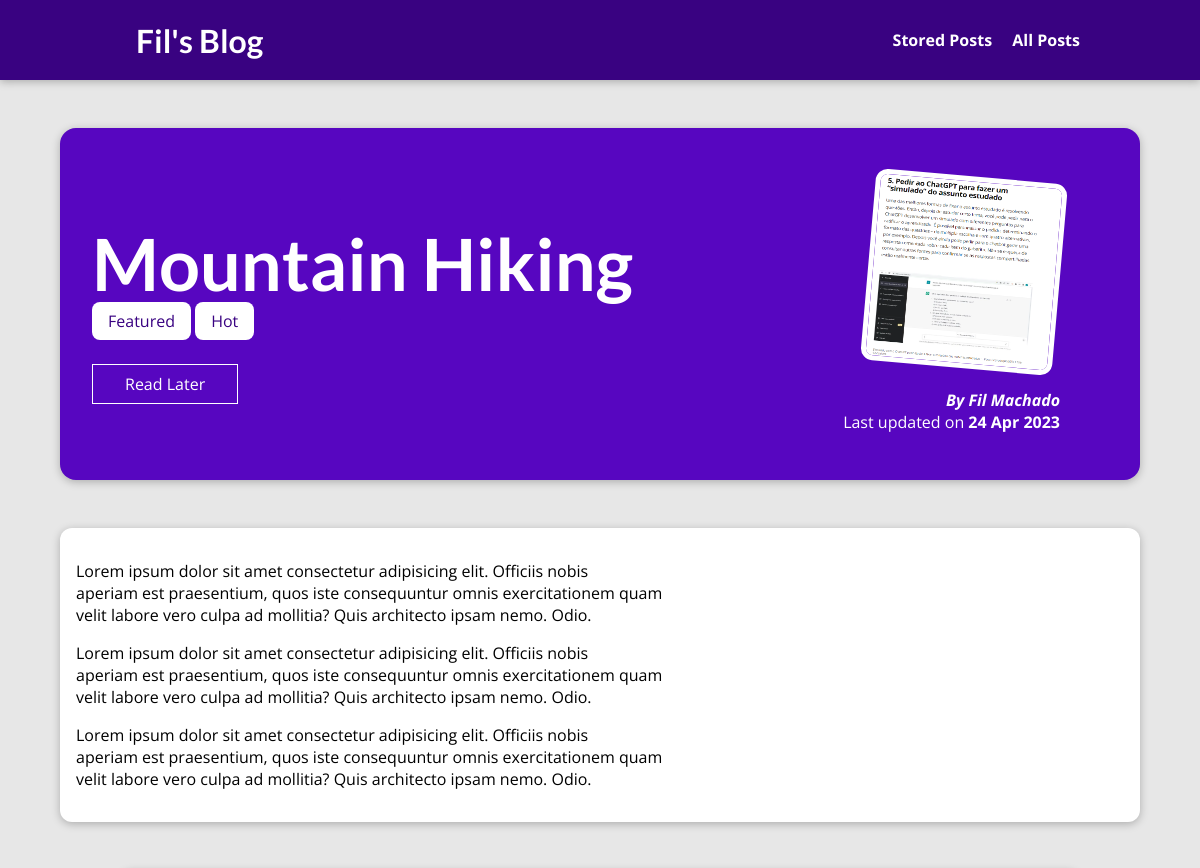
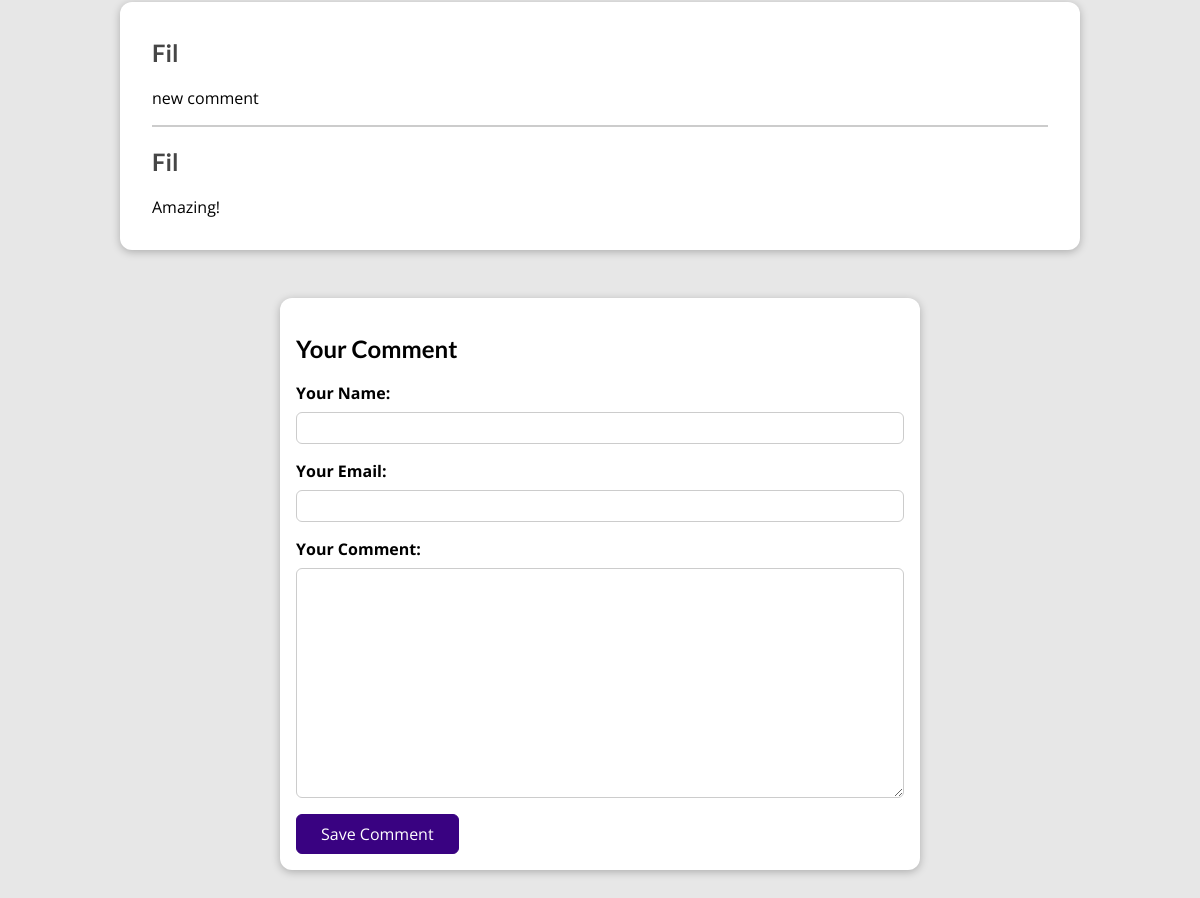
The page /posts/hike-in-the-mountains on the database its author committed (2 pictures, top to bottom).
### blog/models.py (models this page shows, shortened)
class Post(models.Model):
    title = models.CharField(max_length=100)
    excerpt = models.CharField(max_length=200)
    image = models.ImageField(upload_to="posts", null=True)
    date = models.DateField(auto_now=True)
    slug = models.SlugField(unique=True, db_index=True)
    content = models.TextField(validators=[MinLengthValidator(10)])
    author = models.ForeignKey(Author, on_delete=models.SET_NULL, null=True, related_name="posts")
    tags = models.ManyToManyField(Tag)

class Tag(models.Model):
    caption = models.CharField(max_length=20)

class Author(models.Model):
    first_name = models.CharField(max_length=100)
    last_name = models.CharField(max_length=100)
    email_address = models.EmailField()
    def full_name(self):
        return f"{self.first_name} {self.last_name}"
    def __str__(self):
        return self.full_name()

class Comment(models.Model):
    user_name = models.CharField(max_length=120)
    user_email = models.EmailField()
    text = models.TextField(max_length=400)
    post = models.ForeignKey(Post, on_delete=models.CASCADE, related_name="comments")

### blog/views.py (the view, shortened to what this page needs)
# urls.py: path("posts/<slug:slug>", views.SinglePostView.as_view(), name="post-detail-page"),  # /posts/my-first-post
class SinglePostView(View):
    def is_stored_post(self, request, post_id):
        stored_posts = request.session.get("stored_posts")
        if stored_posts is not None:
            is_saved_for_later = post_id in stored_posts
        else:
            is_saved_for_later = False
        return is_saved_for_later
    def get(self, request, slug):
        post = Post.objects.get(slug=slug)
        context = {
            "post": post,
            "post_tags": post.tags.all(),
            "comment_form": CommentForm(),
            "comments": post.comments.all().order_by("-id"),
            "saved_for_later": self.is_stored_post(request, post.id),
        }
        return render(request, "blog/post-detail.html", context)

### blog/forms.py
class CommentForm(forms.ModelForm):
    class Meta:
        model = Comment
        exclude = ["post"]
        labels = {
            "user_name": "Your Name",
            "user_email": "Your Email",
            "text": "Your Comment",
        }

### blog/templates/blog/post-detail.html (shortened to what this page needs)
{% extends "base.html" %}
{% load static %}
{% block css_files %}
  <link rel="stylesheet" href="{% static "blog/post-detail.css" %}">
{% endblock %}
{% block content %}
  <section id="summary">
    <h2>{{ post.title }}</h2>
    <div>
      {% for tag in post_tags %}
        <span class="tag">{{ tag.caption }}</span>
      {% endfor %}
    </div>
    <div id="read-later">
      <form action="{% url "read-later" %}" method="POST">
        <button>
          {% if saved_for_later %}
            Remove from "Read Later" List
          {% else %}
            Read Later
          {% endif %}
        </button>
      </form>
    </div>
    <article>
      <img src="{{ post.image.url }}" alt="{{ post.title }}"/>
      <address>By <a href="mailto:{{ post.author.email_address }}">{{ post.author }}</a></address>
      <div>
        Last updated on <time>{{ post.date|date:"d M Y" }}</time>
      </div>
    </article>
  </section>
  <main>
    {{ post.content|linebreaks }}
  </main>
  <section id="comments">
    <ul>
      {% for comment in comments %}
        <li>
          <h2>{{ comment.user_name }}</h2>
          <p>{{ comment.text|linebreaks }}</p>
        </li>
      {% endfor %}
    </ul>
  </section>
  <section id="comment-form">
    <h2>Your Comment</h2>
    <form action="{% url "post-detail-page" post.slug %}" method="POST">
      {% for form_field in comment_form %}
        <div class="form-control {% if form_field.errors %}invalid{% endif %}">
          {{ form_field.label_tag }}
          {{ form_field }}
        </div>
      {% endfor %}
      <button>Save Comment</button>
    </form>
  </section>
{% endblock %}

### static/app.css (style rules this page uses)
* { box-sizing: border-box; }
html { font-family: "Open Sans", "Lato", sans-serif; }
body { margin: 0; }
h1, h2, h3 { font-family: "Lato", sans-serif; font-weight: bold; }

### blog/static/blog/post-detail.css (style rules this page uses)
body { background-color: #e7e7e7; }
#summary { margin: 8rem auto 3rem auto; padding: 2rem; width: 90%; max-width: 90rem; border-radius: 16px; background-color: #5706c0; position: relative; box-shadow: 0 2px 8px rgba(0, 0, 0, 0.25); height: 22rem; }
#summary h2 { color: white; font-size: 4.5rem; margin-bottom: 0.25rem; }
#summary article { position: absolute; top: 2rem; right: 3rem; padding: 1rem 2rem; border-radius: 12px; text-align: right; color: white; }
#summary article img { width: 12rem; height: 12rem; border-radius: 12px; transform: rotateZ(5deg); border: 5px solid white; margin-bottom: 1rem; }
#summary address { font-weight: bold; }
#summary a { color: white; text-decoration: none; }
#summary time { font-weight: bold; }
#read-later { margin: 2rem 0; }
#read-later button { background-color: transparent; border: 1px solid white; padding: 0.5rem 2rem; font: inherit; color: white; cursor: pointer; }
main { width: 90%; max-width: 90rem; margin: 3rem auto; background-color: white; padding: 1rem; border-radius: 12px; box-shadow: 0 2px 8px rgba(0, 0, 0, 0.25); }
.tag { background-color: white; color: #390281; padding: 0.5rem 1rem; border-radius: 8px; }
#comment-form { margin: 3rem auto; width: 90%; max-width: 40rem; border-radius: 12px; background-color: white; box-shadow: 0 2px 8px rgba(0, 0, 0, 0.25); padding: 1rem; }
#comment-form button { font: inherit; background-color: #390281; color: white; border: 1px solid #390281; padding: 0.5rem 1.5rem; border-radius: 6px; cursor: pointer; }
.form-control { margin-bottom: 1rem; }
.form-control label { font-weight: bold; margin-bottom: 0.5rem; display: block; }
.form-control input, .form-control textarea { display: block; width: 100%; font: inherit; padding: 0.25rem; border-radius: 6px; border: 1px solid #ccc; }
#comments { margin: 3rem auto; width: 90%; max-width: 60rem; border-radius: 12px; background-color: white; box-shadow: 0 2px 8px rgba(0, 0, 0, 0.25); padding: 1rem 2rem; }
#comments ul { list-style: none; margin: 0; padding: 0; }
#comments li { margin-bottom: 1rem; border-bottom: 2px solid #ccc; }
#comments li:last-of-type { border-bottom: none; }
#comments h2 { color: #464646; }

### rows shown on the page
Post: title "Mountain Hiking", image (picture), author "Fil Machado", date "24 Apr 2023", content "Lorem ipsum dolor sit amet consectetur adipisicing elit. Officiis nobis aperiam est praesentium, quos iste consequuntur omnis exercitationem quam velit labore vero culpa ad mollitia? Quis architecto ipsam nemo. Odio. Lorem ipsum dolor sit amet consectetur adipisicing elit. Officiis nobis aperiam est praesentium, quos iste consequuntur omnis exercitationem quam velit labore vero culpa ad mollitia? Quis architecto ipsam nemo. Odio. Lorem ipsum dolor sit amet consectetur adipisicing elit. Officiis nobis aperiam est praesentium, quos iste consequuntur omnis exercitationem quam velit labore vero culpa ad mollitia? Quis architecto ipsam nemo. Odio."
Tag: caption "Featured"
Tag: caption "Hot"
Comment: user_name "Fil", text "new comment"
Comment: user_name "Fil", text "Amazing!"
